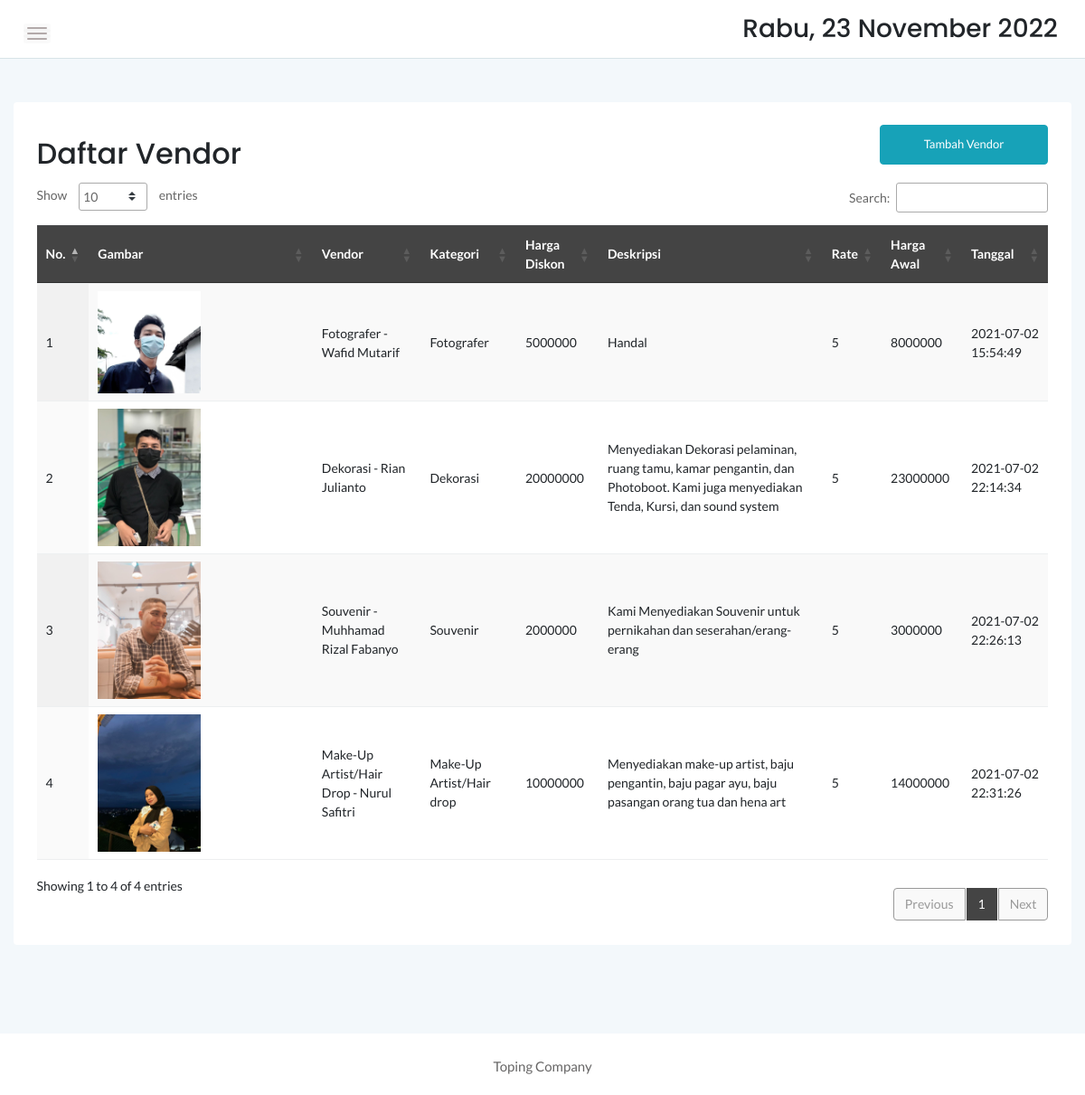
/admin/vendor.php, run on the app's committed database.
### tables this page shows
CREATE TABLE `produk` (
  `idproduk` int(11) NOT NULL,
  `idkategori` int(11) NOT NULL,
  `namaproduk` varchar(225) NOT NULL,
  `gambar` varchar(100) NOT NULL,
  `deskripsi` varchar(200) NOT NULL,
  `rate` int(11) NOT NULL,
  `hargabefore` int(11) NOT NULL,
  `hargaafter` int(11) NOT NULL,
  `tgldibuat` timestamp NOT NULL DEFAULT current_timestamp()
);

CREATE TABLE `kategori` (
  `idkategori` int(11) NOT NULL,
  `namakategori` varchar(30) NOT NULL,
  `tgldibuat` timestamp NOT NULL DEFAULT current_timestamp()
);

### admin/vendor.php (the view, shortened to what this page needs)
<?php
	include '../dbconnect.php';
	?>
<!doctype html>
<html class="no-js" lang="en">
<head>
    <link rel="stylesheet" href="assets/css/bootstrap.min.css">
    <link rel="stylesheet" href="assets/css/font-awesome.min.css">
    <link rel="stylesheet" href="assets/css/themify-icons.css">
    <link rel="stylesheet" href="assets/css/metisMenu.css">
    <link rel="stylesheet" href="assets/css/owl.carousel.min.css">
    <link rel="stylesheet" href="assets/css/slicknav.min.css">
    <link rel="stylesheet" href="https://www.amcharts.com/lib/3/plugins/export/export.css" type="text/css" media="all" />
	<link rel="stylesheet" type="text/css" href="https://cdn.datatables.net/1.10.20/css/jquery.dataTables.min.css">
    <link rel="stylesheet" type="text/css" href="https://cdn.datatables.net/1.10.20/css/jquery.dataTables.css">
    <link rel="stylesheet" type="text/css" href="https://cdn.datatables.net/1.10.20/css/dataTables.bootstrap4.min.css">
    <link rel="stylesheet" type="text/css" href="https://cdn.datatables.net/responsive/2.2.3/css/responsive.bootstrap.min.css">
    <link rel="stylesheet" type="text/css" href="https://cdn.datatables.net/responsive/2.2.3/css/responsive.jqueryui.min.css">
	<link rel="stylesheet" type="text/css" href="https://cdn.datatables.net/buttons/1.5.2/css/buttons.dataTables.min.css">
    <link rel="stylesheet" href="assets/css/typography.css">
    <link rel="stylesheet" href="assets/css/default-css.css">
    <link rel="stylesheet" href="assets/css/styles.css">
    <link rel="stylesheet" href="assets/css/responsive.css">
</head>
<body>
    <div class="page-container">
        <div class="main-content">
            <div class="header-area">
                <div class="row align-items-center">
                    <div class="col-md-6 col-sm-8 clearfix">
                        <div class="nav-btn pull-left">
                            <span></span>
                            <span></span>
                            <span></span>
                        </div>
                    </div>
                    <div class="col-md-6 col-sm-4 clearfix">
                        <ul class="notification-area pull-right">
                            <li><h3><div class="date">
						</b></div></h3>
						</li>
                        </ul>
                    </div>
                </div>
            </div>
            <div class="main-content-inner">
                <div class="row mt-5 mb-5">
                    <div class="col-12">
                        <div class="card">
                            <div class="card-body">
                                <div class="d-sm-flex justify-content-between align-items-center">
									<h2>Daftar Vendor</h2>
									<button style="margin-bottom:20px" data-toggle="modal" data-target="#myModal" class="btn btn-info col-md-2">Tambah Vendor</button>
                                </div>
                                    <div class="data-tables datatable-dark">
										 <table id="dataTable3" class="display" style="width:100%"><thead class="thead-dark">
											<tr>
												<th>No.</th>
												<th>Gambar</th>
												<th>Vendor</th>
												<th>Kategori</th>
												<th>Harga Diskon</th>
												<th>Deskripsi</th>
												<th>Rate</th>
												<th>Harga Awal</th>
												<th>Tanggal</th>
											</tr></thead><tbody>
											<?php
											$brgs=mysqli_query($conn,"SELECT * from kategori k, produk p where k.idkategori=p.idkategori order by idproduk ASC");
											$no=1;
											while($p=mysqli_fetch_array($brgs)){
												?>
												<tr>
													<td><?php echo $no++ ?></td>
													<td><img src="../<?php echo $p['gambar'] ?>" width="50%"\></td>
													<td><?php echo $p['namaproduk'] ?></td>
													<td><?php echo $p['namakategori'] ?></td>
													<td><?php echo $p['hargaafter'] ?></td>
													<td><?php echo $p['deskripsi'] ?></td>
													<td><?php echo $p['rate'] ?></td>
													<td><?php echo $p['hargabefore'] ?></td>
													<td><?php echo $p['tgldibuat'] ?></td>
												</tr>
												<?php
											}
											?>
										</tbody>
										</table>
                                    </div>
								 </div>
                            </div>
                        </div>
                    </div>
                </div>
            </div>
        </div>
        <footer>
            <div class="footer-area">
                <p>Toping Company</p>
            </div>
        </footer>
</body>
</html>

### admin/assets/css/styles.css (style rules this page uses)
.page-container { width: 100%; height: 100%; min-height: 100vh; padding-left: 280px; -webkit-transition: padding-left 0.3s ease 0s; transition: padding-left 0.3s ease 0s; }
.card { border: none; border-radius: 4px; background-color: #fff; -webkit-transition: all 0.3s ease 0s; transition: all 0.3s ease 0s; }
.card-body { padding: 25.6px; padding: 1.6rem; }
.main-content { width: 100%; background: #F3F8FB; }
.main-content-inner { padding: 0 30px 50px; }
.header-area { padding: 15px 30px; background: #fff; border-bottom: 1px solid #d8e3e7; }
.nav-btn { margin-right: 30px; margin-top: 10px; cursor: pointer; }
.nav-btn span { display: block; width: 22px; height: 2px; background: #b3aaaa; margin: 4px 0; border-radius: 15px; -webkit-transition: all 0.3s ease 0s; transition: all 0.3s ease 0s; box-shadow: 0 0 0 4px rgba(99, 96, 96, 0.03); }
.notification-area { -webkit-user-select: none; -moz-user-select: none; -ms-user-select: none; user-select: none; position: relative; z-index: 1; }
.notification-area li { display: inline-block; margin-left: 20px; cursor: pointer; -webkit-user-select: none; -moz-user-select: none; -ms-user-select: none; user-select: none; }
.footer-area { text-align: center; padding: 23px 0 19px; background: #fff; }
.footer-area p { color: #676666; margin-bottom: 0; }
.btn { padding: 11px 17px; font-size: 13px; letter-spacing: 0; }
table tr th { border-bottom: none; }
table tr th, table tr td { border-top: 1px solid rgba(120, 130, 140, 0.13) !important; }
table.dataTable.no-footer { border-bottom: 1px solid rgba(120, 130, 140, 0.13) !important; }
table.dataTable thead th, table.dataTable thead td { border-bottom-color: transparent; }
.datatable-dark thead { background: #444; color: #fff; }

### admin/assets/css/responsive.css (style rules this page uses)
@media (min-width: 1200px) and (max-width: 1364px) { .main-content-inner { padding: 0 15px 50px; } }
@media (min-width: 1200px) and (max-width: 1364px) { .page-container, .sbar_collapsed.page-container { padding-left: 0; } }

### data on the page
produk: gambar (picture), namaproduk "Fotografer - Wafid Mutarif", idkategori.namakategori "Fotografer", hargaafter "5000000", deskripsi "Handal", rate "5", hargabefore "8000000", tgldibuat "2021-07-02 15:54:49"
produk: shows a picture, namaproduk "Dekorasi - Rian Julianto", idkategori.namakategori "Dekorasi", hargaafter "20000000", deskripsi "Menyediakan Dekorasi pelaminan, ruang tamu, kamar pengantin, dan Photoboot. Kami juga menyediakan Tenda, Kursi, dan sound system", rate "5", hargabefore "23000000", tgldibuat "2021-07-02 22:14:34"
produk: gambar (picture), namaproduk "Souvenir - Muhhamad Rizal Fabanyo", idkategori.namakategori "Souvenir", hargaafter "2000000", deskripsi "Kami Menyediakan Souvenir untuk pernikahan dan seserahan/erang-erang", rate "5", hargabefore "3000000", tgldibuat "2021-07-02 22:26:13"
produk: gambar (picture), namaproduk "Make-Up Artist/Hair Drop - Nurul Safitri", idkategori.namakategori "Make-Up Artist/Hair drop", hargaafter "10000000", deskripsi "Menyediakan make-up artist, baju pengantin, baju pagar ayu, baju pasangan orang tua dan hena art", rate "5", hargabefore "14000000", tgldibuat "2021-07-02 22:31:26"
